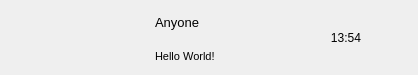
<?xml version="1.0" encoding="UTF-8"?>
<ui version="4.0">
 <class>ChatUserWid</class>
 <widget class="QWidget" name="ChatUserWid">
  <property name="geometry">
   <rect>
    <x>0</x>
    <y>0</y>
    <width>418</width>
    <height>75</height>
   </rect>
  </property>
  <property name="minimumSize">
   <size>
    <width>0</width>
    <height>75</height>
   </size>
  </property>
  <property name="maximumSize">
   <size>
    <width>16777215</width>
    <height>75</height>
   </size>
  </property>
  <property name="windowTitle">
   <string>Form</string>
  </property>
  <layout class="QHBoxLayout" name="horizontalLayout">
   <property name="spacing">
    <number>5</number>
   </property>
   <property name="leftMargin">
    <number>6</number>
   </property>
   <property name="topMargin">
    <number>2</number>
   </property>
   <property name="rightMargin">
    <number>6</number>
   </property>
   <property name="bottomMargin">
    <number>2</number>
   </property>
   <item>
    <widget class="QWidget" name="icon_wid" native="true">
     <property name="sizePolicy">
      <sizepolicy hsizetype="Fixed" vsizetype="Fixed">
       <horstretch>0</horstretch>
       <verstretch>0</verstretch>
      </sizepolicy>
     </property>
     <property name="minimumSize">
      <size>
       <width>60</width>
       <height>60</height>
      </size>
     </property>
     <property name="maximumSize">
      <size>
       <width>60</width>
       <height>60</height>
      </size>
     </property>
     <widget class="QLabel" name="icon_lb">
      <property name="geometry">
       <rect>
        <x>7</x>
        <y>12</y>
        <width>45</width>
        <height>45</height>
       </rect>
      </property>
      <property name="minimumSize">
       <size>
        <width>45</width>
        <height>45</height>
       </size>
      </property>
      <property name="maximumSize">
       <size>
        <width>45</width>
        <height>45</height>
       </size>
      </property>
      <property name="text">
       <string/>
      </property>
      <property name="alignment">
       <set>Qt::AlignCenter</set>
      </property>
     </widget>
     <widget class="QLabel" name="red_point">
      <property name="geometry">
       <rect>
        <x>27</x>
        <y>0</y>
        <width>30</width>
        <height>30</height>
       </rect>
      </property>
      <property name="minimumSize">
       <size>
        <width>30</width>
        <height>30</height>
       </size>
      </property>
      <property name="maximumSize">
       <size>
        <width>30</width>
        <height>30</height>
       </size>
      </property>
      <property name="text">
       <string/>
      </property>
     </widget>
    </widget>
   </item>
   <item>
    <widget class="QWidget" name="user_info_wid" native="true">
     <property name="minimumSize">
      <size>
       <width>120</width>
       <height>0</height>
      </size>
     </property>
     <property name="maximumSize">
      <size>
       <width>120</width>
       <height>16777215</height>
      </size>
     </property>
     <layout class="QVBoxLayout" name="verticalLayout">
      <property name="leftMargin">
       <number>2</number>
      </property>
      <property name="topMargin">
       <number>5</number>
      </property>
      <property name="rightMargin">
       <number>2</number>
      </property>
      <property name="bottomMargin">
       <number>5</number>
      </property>
      <item>
       <widget class="QLabel" name="user_name_lb">
        <property name="minimumSize">
         <size>
          <width>0</width>
          <height>30</height>
         </size>
        </property>
        <property name="maximumSize">
         <size>
          <width>16777215</width>
          <height>30</height>
         </size>
        </property>
        <property name="font">
         <font>
          <pointsize>10</pointsize>
         </font>
        </property>
        <property name="text">
         <string>Anyone</string>
        </property>
       </widget>
      </item>
      <item>
       <widget class="QLabel" name="user_chat_lb">
        <property name="minimumSize">
         <size>
          <width>0</width>
          <height>30</height>
         </size>
        </property>
        <property name="maximumSize">
         <size>
          <width>130</width>
          <height>30</height>
         </size>
        </property>
        <property name="font">
         <font>
          <pointsize>8</pointsize>
         </font>
        </property>
        <property name="text">
         <string>Hello World!</string>
        </property>
       </widget>
      </item>
     </layout>
    </widget>
   </item>
   <item>
    <widget class="QWidget" name="time_wid" native="true">
     <property name="sizePolicy">
      <sizepolicy hsizetype="Fixed" vsizetype="Fixed">
       <horstretch>0</horstretch>
       <verstretch>0</verstretch>
      </sizepolicy>
     </property>
     <property name="minimumSize">
      <size>
       <width>50</width>
       <height>50</height>
      </size>
     </property>
     <property name="maximumSize">
      <size>
       <width>50</width>
       <height>50</height>
      </size>
     </property>
     <widget class="QLabel" name="time_lb">
      <property name="geometry">
       <rect>
        <x>0</x>
        <y>20</y>
        <width>54</width>
        <height>12</height>
       </rect>
      </property>
      <property name="text">
       <string>13:54</string>
      </property>
      <property name="alignment">
       <set>Qt::AlignCenter</set>
      </property>
     </widget>
    </widget>
   </item>
  </layout>
 </widget>
 <resources/>
 <connections/>
</ui>
